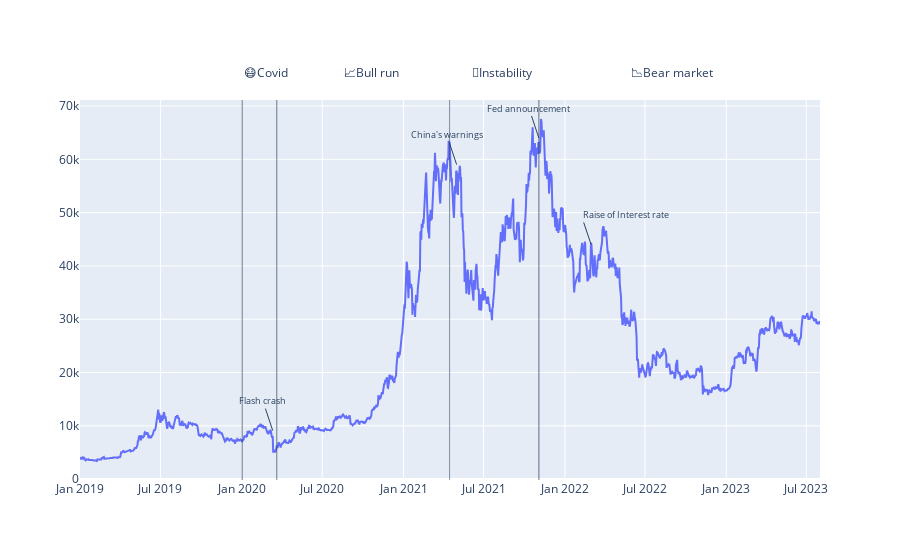

The cell this chart's notebook holds for it:
### Markdown cell above
### Bitcoin’s analysis

### Code cell
plot.annotated_btc(btc_daily)

### Figure 1 — Plotly figure (JSON) as saved in the notebook; plotly's stock layout.template omitted (floating-point values rounded to 4 significant figures; data arrays with more than 128 entries replaced by an {"elided": "..."} marker saying what was removed)
{"data": [{"type": "scatter", "x": {"elided": "1675 str values"}, "y": {"elided": "1675 float values"}}], "layout": {"annotations": [{"showarrow": false, "text": "😷Covid", "x": "2020-01-02", "xanchor": "left", "xref": "x", "y": 1.1, "yref": "paper"}, {"font": {"size": 9}, "showarrow": true, "text": "Flash crash", "x": "2020-03-11", "xanchor": "center", "xref": "x", "y": 0.13, "yref": "paper"}, {"showarrow": false, "text": "📈Bull run", "x": "2020-08-15", "xanchor": "left", "xref": "x", "y": 1.1, "yref": "paper"}, {"font": {"size": 9}, "showarrow": true, "text": "China's warnings", "x": "2021-05-01", "xanchor": "center", "xref": "x", "y": 0.83, "yref": "paper"}, {"showarrow": false, "text": "🚨Instability", "x": "2021-06-01", "xanchor": "left", "xref": "x", "y": 1.1, "yref": "paper"}, {"font": {"size": 9}, "showarrow": true, "text": "Fed announcement", "x": "2021-11-03", "xanchor": "center", "xref": "x", "y": 0.9, "yref": "paper"}, {"showarrow": false, "text": "📉Bear market", "x": "2022-09-01", "xanchor": "center", "xref": "x", "y": 1.1, "yref": "paper"}, {"font": {"size": 9}, "showarrow": true, "text": "Raise of Interest rate", "x": "2022-03-01", "xanchor": "left", "xref": "x", "y": 0.62, "yref": "paper"}], "shapes": [{"line": {"width": 1}, "opacity": 0.5, "x0": "2020-01-02", "x1": "2020-01-02", "xref": "x", "y0": 0, "y1": 1, "yref": "paper"}, {"line": {"width": 1}, "opacity": 0.5, "x0": "2020-03-20", "x1": "2020-03-20", "xref": "x", "y0": 0, "y1": 1, "yref": "paper"}, {"line": {"width": 1}, "opacity": 0.5, "x0": "2021-04-15", "x1": "2021-04-15", "xref": "x", "y0": 0, "y1": 1, "yref": "paper"}, {"line": {"width": 1}, "opacity": 0.5, "x0": "2021-11-03", "x1": "2021-11-03", "xref": "x", "y0": 0, "y1": 1, "yref": "paper"}]}}
